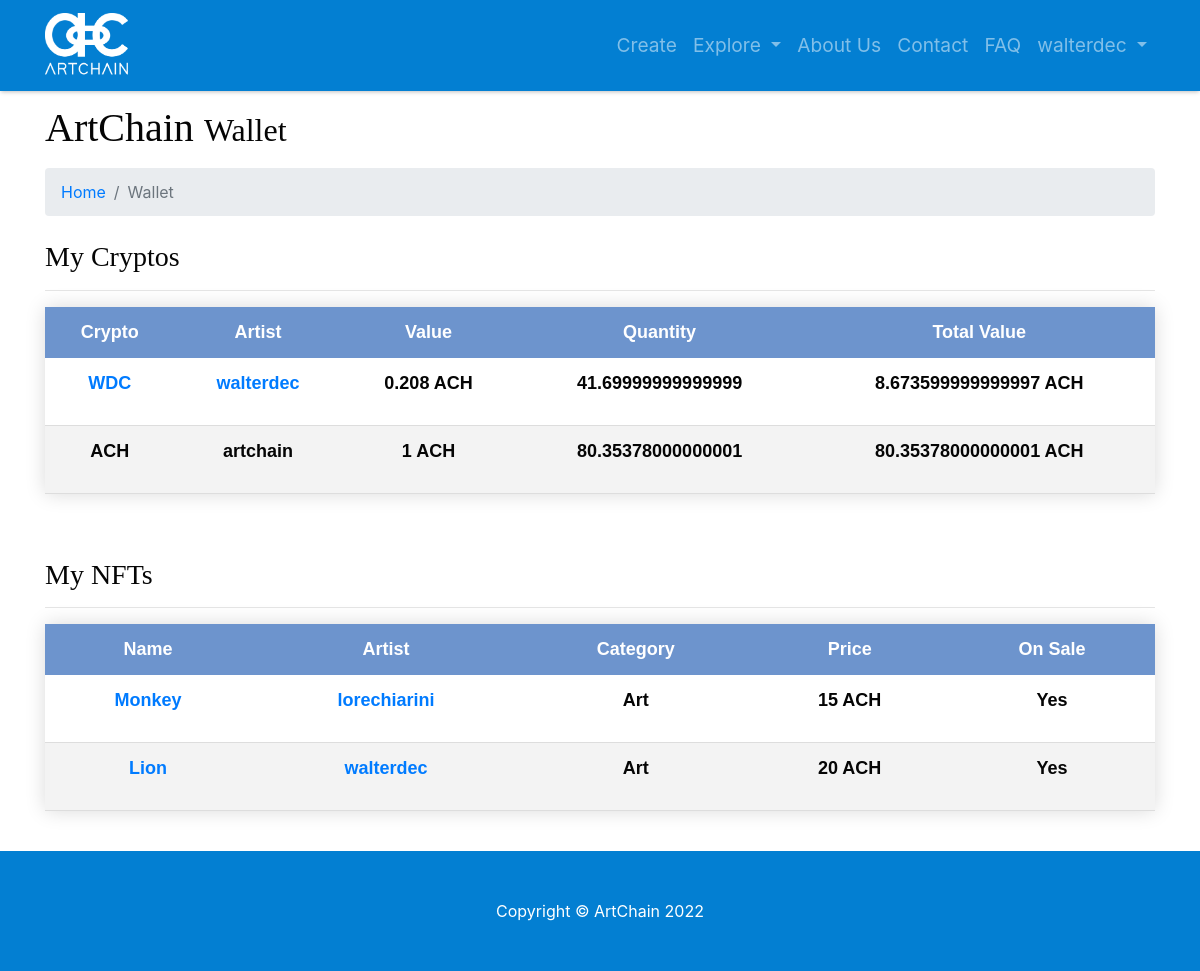
The app's page /myaccount-mywallet (signed in) with its own data.
### model.py (models this page shows)
class User(db.Model):
    __tablename__ = 'users'
    id = db.Column(db.Integer, unique=True, primary_key=True)
    username = db.Column(db.String(64), unique=True, index=True)
    password = db.Column(db.String(64))
    email = db.Column(db.String(64), unique=True)
    role_id = db.Column(db.Integer, db.ForeignKey('roles.id'))
    name = db.Column(db.String(64))
    surname = db.Column(db.String(64))
    category = db.Column(db.String(64), default=False)
    profile_pic_src = db.Column(db.String(64))
    insta = db.Column(db.Integer)
    instaname = db.Column(db.String(64))
    face = db.Column(db.Integer)
    facename = db.Column(db.String(64))
    twitter = db.Column(db.Integer)
    twittername = db.Column(db.String(64))
    yt = db.Column(db.Integer)
    ytname = db.Column(db.String(64))
    tiktok = db.Column(db.Integer)
    tiktokname = db.Column(db.String(64))
    twitch = db.Column(db.Integer)
    twitchname = db.Column(db.String(64))
    applemusic = db.Column(db.Integer)
    applemusicname = db.Column(db.String(64))
    spotify = db.Column(db.Integer)
    spotifyname = db.Column(db.String(64))
    soundcloud = db.Column(db.Integer)
    soundcloudname = db.Column(db.String(64))
    sales = db.Column(db.Integer)
    value = db.Column(db.Integer)

class Crypto(db.Model):
    __tablename__ = 'cryptos'
    id = db.Column(db.Integer, primary_key=True, unique=True)
    user_id = db.Column(db.Integer)
    name = db.Column(db.String(64), unique=True)
    value = db.Column(db.Float)

class Wallet(db.Model):
    __tablename__ = 'wallets'
    id = db.Column(db.Integer, primary_key=True, unique=True)
    user_id = db.Column(db.Integer)
    crypto_id = db.Column(db.Integer)
    amount = db.Column(db.Integer)

class NFT(db.Model):
    __tablename__ = 'nfts'
    id = db.Column(db.Integer, primary_key=True)
    name = db.Column(db.String(64))
    category = db.Column(db.String(64))
    description = db.Column(db.Text)
    price = db.Column(db.Float)
    creator_id = db.Column(db.String(64), index=True)
    owner_id = db.Column(db.String(64))
    on_sale = db.Column(db.Boolean(1))
    img_src = db.Column(db.String(64))

### app.py (the view)
@app.route('/myaccount-mywallet', endpoint='mywallet')
def my_wallet():
    try:
        if session['username']:
            user = session['username']
            for row in db.session.query(model.User).filter_by(username=user):
                user_logged_in = row
    except KeyError:
        return forbidden(KeyError)
    users_dictionary = {}
    crypto_dictionary = {}
    wallet_dictionary = {}
    wallet_list = db.session.query(model.Wallet).filter_by(user_id=user_logged_in.id).all()
    cryptos_list = db.session.query(model.Crypto).all()
    for cryptocurrency in cryptos_list:
        users_dictionary[cryptocurrency.user_id] = (db.session.query(model.User).filter_by
                                                    (id=cryptocurrency.user_id).first())
    for row in wallet_list:
        crypto_dictionary[row.crypto_id] = (db.session.query(model.Crypto).filter_by
                                            (id=row.crypto_id).first())
        wallet_dictionary[row.crypto_id] = row
    nfts_list = db.session.query(model.NFT).filter_by(owner_id=user_logged_in.id).all()
    return render_template('myaccount-mywallet.html', user=user_logged_in,
                           users_dictionary=users_dictionary, crypto_dictionary=crypto_dictionary,
                           wallet_dictionary=wallet_dictionary, nfts_list=nfts_list)

### templates/myaccount-mywallet.html (shortened to what this page needs)
{% include 'main-template.html' %}
{% block content %}
<head>
</head>
<div class="container">
   <h1 class="mt-4 mb-3">ArtChain
      <small>Wallet</small>
   </h1>
   <ol class="breadcrumb">
      <li class="breadcrumb-item">
         <a href="/">Home</a>
      </li>
      <li class="breadcrumb-item active">Wallet</li>
   </ol>
   <div class="mt-4 mb-3">
      <h3>My Cryptos</h3>
      <hr>
      {% if not crypto_dictionary %}
      <h5 class="text-center">You have no cryptos in your wallet.</h5>
      {% else %}
      <table class="styled-table">
         <thead>
            <tr>
               <th>Crypto</th>
               <th>Artist</th>
               <th>Value</th>
               <th>Quantity</th>
               <th>Total Value</th>
            </tr>
         </thead>
         <tbody>
            {% for crypto in crypto_dictionary.values() %}
            {% if crypto.name == 'ACH' %}
            <tr class="mt-5">
               <th>
                  <p>{{crypto.name}}</p>
               </th>
               <th>
                  <p>
                     {{users_dictionary.get(crypto.user_id).username}}
                  </p>
               </th>
               <th>
                  <p>{{users_dictionary.get(crypto.user_id).value}} ACH</p>
               </th>
               <th>
                  <p>{{wallet_dictionary.get(crypto.id).amount}}</p>
               </th>
               <th>
                  <p>{{wallet_dictionary.get(crypto.id).amount*users_dictionary.get(crypto.user_id).value}} ACH</p>
               </th>
            </tr>
            {% else %}
            <tr class="mt-5">
               <th>
                  <p><a href="item/crypto/{{crypto.name}}">{{crypto.name}}</a></p>
               </th>
               <th>
                  <p><a href="profile/{{users_dictionary.get(crypto.user_id).username}}">
                     {{users_dictionary.get(crypto.user_id).username}}
                     </a>
                  </p>
               </th>
               <th>
                  <p>{{users_dictionary.get(crypto.user_id).value}} ACH</p>
               </th>
               <th>
                  <p>{{wallet_dictionary.get(crypto.id).amount}}</p>
               </th>
               <th>
                  <p>{{wallet_dictionary.get(crypto.id).amount*users_dictionary.get(crypto.user_id).value}} ACH</p>
               </th>
            </tr>
            {% endif %}
            {% endfor %}
         </tbody>
      </table>
      {% endif %}
   </div>
   <br>
   <div class="mt-4 mb-3">
      <h3>My NFTs</h3>
      <hr>
      {% if not nfts_list %}
      <h5 class="text-center">You have no NFTs in your wallet.</h5>
      {% else %}
      <table class="styled-table">
         <thead>
            <tr>
               <th>Name</th>
               <th>Artist</th>
               <th>Category</th>
               <th>Price</th>
               <th>On Sale</th>
            </tr>
         </thead>
         <tbody>
            {% for nft in nfts_list %}
            <tr>
               <th>
                  <p><a href="item/nft/{{nft.name}}">{{nft.name}}</a></p>
               </th>
               <th>
                  <p><a href="profile/{{users_dictionary.get(nft.creator_id).username}}">{{users_dictionary.get(nft.creator_id).username}}</a></p>
               </th>
               <th>
                  <p>{{nft.category}}</p>
               </th>
               <th>
                  <p>{{nft.price}} ACH</p>
               </th>
               {% if nft.on_sale %}
               <th>
                  <p>Yes</p>
               </th>
               {% else %}
               <th>
                  <p>No</p>
               </th>
               {% endif %}
            </tr>
            {% endfor %}
         </tbody>
      </table>
      {% endif %}
   </div>
   <br>
</div>
{% endblock content %}
{% include 'footer.html' %}

### templates/main-template.html (shortened to what this page needs)
<!DOCTYPE html>
<html lang="en">
   <head>
      <link href="{{url_for('static',filename='vendor/bootstrap/css/bootstrap.css')}}" rel="stylesheet">
      <link href="{{url_for('static',filename='css/modern-business.css')}}" rel="stylesheet">
   </head>
   <body>
      <nav class="navbar fixed-top navbar-expand-lg navbar-dark fixed-top">
         <div class="container">
            <a class="navbar-brand" href="/"><img src="{{url_for('static',filename='images/logos/artchain_logo_white.png')}}" width="85" height="65"></a>
            <div class="collapse navbar-collapse" id="navbarResponsive">
               <ul class="navbar-nav ml-auto">
                  {% if session.username %}
                  <li class="nav-item">
                     <a class="nav-link" href="/create">Create</a>
                  </li>
                  {% endif %}
                  <li class="nav-item dropdown">
                     <a class="nav-link dropdown-toggle" href="#" id="navbarDropdownPages" data-toggle="dropdown" aria-haspopup="true" aria-expanded="false">
                     Explore
                     </a>
                  </li>
                  <li class="nav-item">
                     <a class="nav-link" href="/about">About Us</a>
                  </li>
                  <li class="nav-item">
                     <a class="nav-link" href="/contact">Contact</a>
                  </li>
                  <li class="nav-item">
                     <a class="nav-link" href="/faq">FAQ</a>
                  </li>
                  {% if session.username %}
                  <li class="nav-item dropdown">
                     <a class="nav-link dropdown-toggle" href="#" id="navbarDropdownBlog" data-toggle="dropdown" aria-haspopup="true" aria-expanded="false">
                     {{session.username}}
                     </a>
                  </li>
                  {% endif %}
               </ul>
            </div>
         </div>
      </nav>
      <br>
   </body>
</html>

### static/css/modern-business.css (style rules this page uses)
body { padding-top: 56px; }
th { padding: 10%; }
thead { background-color: #117CC4; }
nav { box-shadow: 0 2px 4px -1px rgba(0,0,0,0.25); font-size: larger; }
h1 { font-family: building; }
h3 { font-family: building; }
.navbar { box-shadow: 0 2px 4px -1px rgba(0,0,0,0.25); background-color: #037FD2; }
.styled-table { border-radius: 0.25rem; border-collapse: collapse; margin: auto; font-size: large; text-align: center; font-family: sans-serif; table-layout: auto; width: 100%; box-shadow: 0 0 20px rgba(0, 0, 0, 0.15); border-bottom: #037FD2; vertical-align: center; }
thead { -moz-border-radius: 5px 0 0 0; }
.styled-table thead tr { height: auto; background-color: #6D94CD; color: #ffffff; font-size: large; }
.styled-table th, .styled-table td { padding: 12px 15px; }
.styled-table tbody tr { border-bottom: 1px solid #dddddd; }
.styled-table tbody tr:nth-of-type(even) { background-color: #f3f3f3; }

### records on screen
User: username "walterdec", get "walterdec", get "0.208"
Crypto: name "WDC"
Wallet: get "41.69999999999999", get "8.673599999999997"
Crypto: name "ACH", get "1", get "80.35378000000001"
User: get "artchain"
NFT: name "Monkey", category "Art", price "15", on_sale "Yes"
User: get "lorechiarini"
NFT: name "Lion", category "Art", price "20", on_sale "Yes"
